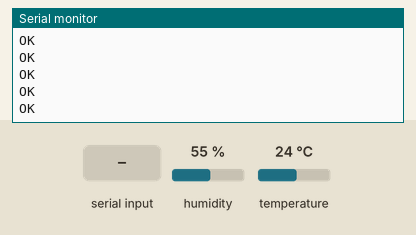
The sketch below on a simulated Arduino Uno, built with avr-gcc and run on an emulated ATmega328P. Shown: the last lines printed to the serial monitor. Inputs (shaded band) come from the test bench; at power-on: humidity 55 %, temperature 24 °C. The modem accepts every AT command (registered, SIM ready, sends succeed) and sends nothing else.

Above: at 3.8 s.
3.9 s: "1" received over the second serial link
At 3.91 s:
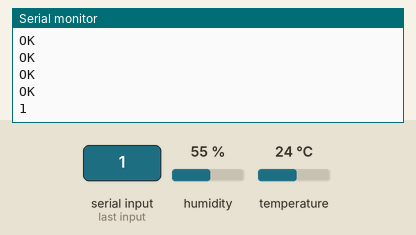
5.4 s: "0" received over the second serial link
At 6.5 s:
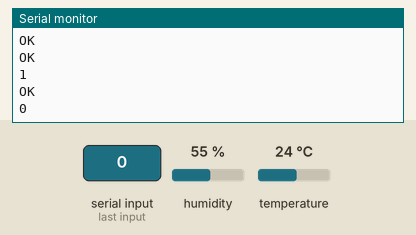

Measured:
- after the input at 3.9 s, the serial monitor: prints a new line at once (image 1)
- after the input at 5.4 s, the serial monitor: prints a new line at once (image 2)

The sketch:

Lab3.ino
```cpp
#include <SoftwareSerial.h>
#include "DHT.h"
#define DHTPIN 2
#define DHTTYPE DHT22

SoftwareSerial AT(8, 9);
DHT dht(DHTPIN, DHTTYPE);
char val;

void setup() {
  Serial.begin(9600);
  Serial.println("AT is ready!");
  dht.begin();

  // set the buadrate of module
  // if NB-IoT 4553 set to 115200
  AT.begin(9600);
  delay(3000);

  // Reading temperature or humidity takes about 250 milliseconds!
  // Sensor readings may also be up to 2 seconds 'old' (its a very slow sensor)
  float h = dht.readHumidity();
  // Read temperature as Celsius (the default)
  float t = dht.readTemperature();
  // Read temperature as Fahrenheit (isFahrenheit = true)
  float f = dht.readTemperature(true);

  // Check if any reads failed and exit early (to try again).
  if (isnan(h) || isnan(t) || isnan(f)) {
    Serial.println(F("Failed to read from DHT sensor!"));
    return;
  }

  // Compute heat index in Fahrenheit (the default)
  float hif = dht.computeHeatIndex(f, h);
  // Compute heat index in Celsius (isFahreheit = false)
  float hic = dht.computeHeatIndex(t, h, false);

  Serial.print(F("Humidity: "));
  Serial.print(h);
  Serial.print(F("%  Temperature: "));
  Serial.print(t);
  Serial.print(F("°C "));
  Serial.print(f);
  Serial.print(F("°F  Heat index: "));
  Serial.print(hic);
  Serial.print(F("°C "));
  Serial.print(hif);
  Serial.println(F("°F"));

//  String dataCommand = getDataCommand(h, t);
  String humidityRingCommand = getHumidityRingCommand(h, 1);

  sendATCommand("AT", 100);
  sendATCommand("AT+CSQ", 100); // test connection
  sendATCommand("AT+QSCLK=0", 100);
  sendATCommand("AT+QBAND=1,8", 100);
  sendATCommand("AT+CFUN=1", 100);
  sendATCommand("AT+CGSN=1", 100);
  sendATCommand("AT+CIMI", 100);
  sendATCommand("AT+CFUN=1", 100);
  sendATCommand("AT+CGATT=0", 3000);
  sendATCommand("AT+CGDCONT=1,\"IPV4V6\"", 2000);
  sendATCommand("AT+CGATT=1", 4000);
  sendATCommand("AT+QICFG=\"dataformat\",1,1", 2000);
  sendATCommand("AT+QIOPEN=1,0,\"TCP\",140.114.78.132,16631,0,0,0", 4000);
  sendATCommand(humidityRingCommand.c_str(), 4000);

  String ring_state = sendATCommand("AT+QIRD=0,500", 4000);
  Serial.println("ring_state:"+ring_state);
}
/*
String getDataCommand(float humidity, float temperature) {
  char buf[64];
  String output = "AT+QISENDEX=0,9,";
  char tmp[2];
  dtostrf(humidity, 2, 1, buf);
  for(int i=0; i<4; i++) {
    sprintf(tmp, "%X", buf[i]);
    output += tmp;
  }
  output += "2C";
  dtostrf(temperature, 2, 1, buf);
  for(int i=0; i<4; i++) {
    sprintf(tmp, "%X", buf[i]);
    output += tmp;
  }
  return output;
}
*/
String getHumidityRingCommand(float humidity, int ring_state) {
  char buf[64];
  String output = "AT+QISENDEX=0,6,";
  char tmp[2];
  dtostrf(humidity, 2, 1, buf);
  for(int i=0; i<4; i++) {
    sprintf(tmp, "%X", buf[i]);
    output += tmp;
  }
  output += "2C";
  String hexString = String(ring_state+30);
  output += hexString;
  return output;
}

String sendATCommand(const char *toSend, unsigned long milliseconds) {
  String result;
//  Serial.print("Sending: ");
//  Serial.println(toSend);
  AT.println(toSend);
  unsigned long startTime = millis();
//  Serial.print("Received: ");
  while(millis() - startTime < milliseconds) {
    if (AT.available()) {
      char c = AT.read();
      Serial.write(c);
      result += c;
    }
  }
  Serial.println();
  return result;
}

void loop() {
  // If receive message from IDE, send it to module
  if (Serial.available()) {
    val = Serial.read();
    Serial.flush();
    AT.print(val);
  }

  // If receive message from module, display on IDE
  if (AT.available()) {
    val = AT.read();
    Serial.print(val);
    Serial.flush();
  }
}
```
